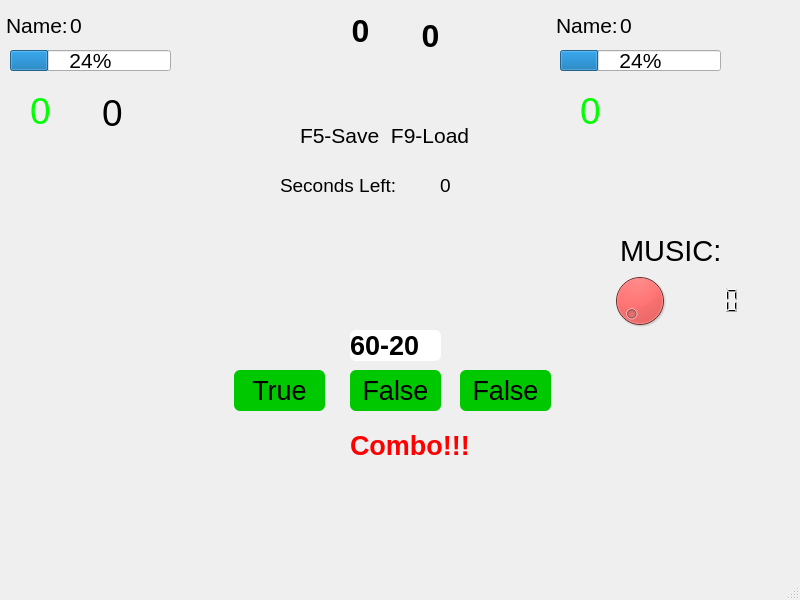
<?xml version="1.0" encoding="UTF-8"?>
<ui version="4.0">
 <class>SecondWindow</class>
 <widget class="QMainWindow" name="SecondWindow">
  <property name="geometry">
   <rect>
    <x>0</x>
    <y>0</y>
    <width>800</width>
    <height>600</height>
   </rect>
  </property>
  <property name="windowTitle">
   <string>MainWindow</string>
  </property>
  <property name="autoFillBackground">
   <bool>false</bool>
  </property>
  <property name="styleSheet">
   <string notr="true">background-image: url(:/background/bg.jpg);</string>
  </property>
  <property name="tabShape">
   <enum>QTabWidget::Rounded</enum>
  </property>
  <widget class="QWidget" name="centralwidget">
   <widget class="QPushButton" name="TrueButton">
    <property name="geometry">
     <rect>
      <x>234</x>
      <y>370</y>
      <width>91</width>
      <height>41</height>
     </rect>
    </property>
    <property name="sizePolicy">
     <sizepolicy hsizetype="Minimum" vsizetype="Fixed">
      <horstretch>0</horstretch>
      <verstretch>0</verstretch>
     </sizepolicy>
    </property>
    <property name="palette">
     <palette>
      <active>
       <colorrole role="Button">
        <brush brushstyle="SolidPattern">
         <color alpha="255">
          <red>0</red>
          <green>200</green>
          <blue>0</blue>
         </color>
        </brush>
       </colorrole>
       <colorrole role="Base">
        <brush brushstyle="SolidPattern">
         <color alpha="255">
          <red>0</red>
          <green>200</green>
          <blue>0</blue>
         </color>
        </brush>
       </colorrole>
       <colorrole role="Window">
        <brush brushstyle="SolidPattern">
         <color alpha="255">
          <red>0</red>
          <green>200</green>
          <blue>0</blue>
         </color>
        </brush>
       </colorrole>
      </active>
      <inactive>
       <colorrole role="Button">
        <brush brushstyle="SolidPattern">
         <color alpha="255">
          <red>0</red>
          <green>200</green>
          <blue>0</blue>
         </color>
        </brush>
       </colorrole>
       <colorrole role="Base">
        <brush brushstyle="SolidPattern">
         <color alpha="255">
          <red>0</red>
          <green>200</green>
          <blue>0</blue>
         </color>
        </brush>
       </colorrole>
       <colorrole role="Window">
        <brush brushstyle="SolidPattern">
         <color alpha="255">
          <red>0</red>
          <green>200</green>
          <blue>0</blue>
         </color>
        </brush>
       </colorrole>
      </inactive>
      <disabled>
       <colorrole role="Button">
        <brush brushstyle="SolidPattern">
         <color alpha="255">
          <red>0</red>
          <green>200</green>
          <blue>0</blue>
         </color>
        </brush>
       </colorrole>
       <colorrole role="Base">
        <brush brushstyle="SolidPattern">
         <color alpha="255">
          <red>0</red>
          <green>200</green>
          <blue>0</blue>
         </color>
        </brush>
       </colorrole>
       <colorrole role="Window">
        <brush brushstyle="SolidPattern">
         <color alpha="255">
          <red>0</red>
          <green>200</green>
          <blue>0</blue>
         </color>
        </brush>
       </colorrole>
      </disabled>
     </palette>
    </property>
    <property name="font">
     <font>
      <pointsize>20</pointsize>
     </font>
    </property>
    <property name="focusPolicy">
     <enum>Qt::StrongFocus</enum>
    </property>
    <property name="styleSheet">
     <string notr="true">background: rgb(0, 200, 0);
border-radius: 6px</string>
    </property>
    <property name="text">
     <string>True</string>
    </property>
   </widget>
   <widget class="QPushButton" name="Button1">
    <property name="geometry">
     <rect>
      <x>350</x>
      <y>370</y>
      <width>91</width>
      <height>41</height>
     </rect>
    </property>
    <property name="palette">
     <palette>
      <active>
       <colorrole role="WindowText">
        <brush brushstyle="SolidPattern">
         <color alpha="255">
          <red>0</red>
          <green>170</green>
          <blue>255</blue>
         </color>
        </brush>
       </colorrole>
       <colorrole role="Button">
        <brush brushstyle="SolidPattern">
         <color alpha="255">
          <red>0</red>
          <green>200</green>
          <blue>0</blue>
         </color>
        </brush>
       </colorrole>
       <colorrole role="Text">
        <brush brushstyle="SolidPattern">
         <color alpha="255">
          <red>85</red>
          <green>170</green>
          <blue>255</blue>
         </color>
        </brush>
       </colorrole>
       <colorrole role="ButtonText">
        <brush brushstyle="SolidPattern">
         <color alpha="255">
          <red>0</red>
          <green>0</green>
          <blue>0</blue>
         </color>
        </brush>
       </colorrole>
       <colorrole role="Base">
        <brush brushstyle="SolidPattern">
         <color alpha="255">
          <red>0</red>
          <green>200</green>
          <blue>0</blue>
         </color>
        </brush>
       </colorrole>
       <colorrole role="Window">
        <brush brushstyle="SolidPattern">
         <color alpha="255">
          <red>0</red>
          <green>200</green>
          <blue>0</blue>
         </color>
        </brush>
       </colorrole>
      </active>
      <inactive>
       <colorrole role="WindowText">
        <brush brushstyle="SolidPattern">
         <color alpha="255">
          <red>0</red>
          <green>170</green>
          <blue>255</blue>
         </color>
        </brush>
       </colorrole>
       <colorrole role="Button">
        <brush brushstyle="SolidPattern">
         <color alpha="255">
          <red>0</red>
          <green>200</green>
          <blue>0</blue>
         </color>
        </brush>
       </colorrole>
       <colorrole role="Text">
        <brush brushstyle="SolidPattern">
         <color alpha="255">
          <red>85</red>
          <green>170</green>
          <blue>255</blue>
         </color>
        </brush>
       </colorrole>
       <colorrole role="ButtonText">
        <brush brushstyle="SolidPattern">
         <color alpha="255">
          <red>0</red>
          <green>0</green>
          <blue>0</blue>
         </color>
        </brush>
       </colorrole>
       <colorrole role="Base">
        <brush brushstyle="SolidPattern">
         <color alpha="255">
          <red>0</red>
          <green>200</green>
          <blue>0</blue>
         </color>
        </brush>
       </colorrole>
       <colorrole role="Window">
        <brush brushstyle="SolidPattern">
         <color alpha="255">
          <red>0</red>
          <green>200</green>
          <blue>0</blue>
         </color>
        </brush>
       </colorrole>
      </inactive>
      <disabled>
       <colorrole role="WindowText">
        <brush brushstyle="SolidPattern">
         <color alpha="255">
          <red>120</red>
          <green>120</green>
          <blue>120</blue>
         </color>
        </brush>
       </colorrole>
       <colorrole role="Button">
        <brush brushstyle="SolidPattern">
         <color alpha="255">
          <red>0</red>
          <green>200</green>
          <blue>0</blue>
         </color>
        </brush>
       </colorrole>
       <colorrole role="Text">
        <brush brushstyle="SolidPattern">
         <color alpha="255">
          <red>120</red>
          <green>120</green>
          <blue>120</blue>
         </color>
        </brush>
       </colorrole>
       <colorrole role="ButtonText">
        <brush brushstyle="SolidPattern">
         <color alpha="255">
          <red>120</red>
          <green>120</green>
          <blue>120</blue>
         </color>
        </brush>
       </colorrole>
       <colorrole role="Base">
        <brush brushstyle="SolidPattern">
         <color alpha="255">
          <red>0</red>
          <green>200</green>
          <blue>0</blue>
         </color>
        </brush>
       </colorrole>
       <colorrole role="Window">
        <brush brushstyle="SolidPattern">
         <color alpha="255">
          <red>0</red>
          <green>200</green>
          <blue>0</blue>
         </color>
        </brush>
       </colorrole>
      </disabled>
     </palette>
    </property>
    <property name="font">
     <font>
      <pointsize>20</pointsize>
     </font>
    </property>
    <property name="contextMenuPolicy">
     <enum>Qt::DefaultContextMenu</enum>
    </property>
    <property name="styleSheet">
     <string notr="true">background: rgb(0, 200, 0);
border-radius: 6px
</string>
    </property>
    <property name="text">
     <string>False</string>
    </property>
    <property name="autoDefault">
     <bool>false</bool>
    </property>
    <property name="default">
     <bool>false</bool>
    </property>
   </widget>
   <widget class="QPushButton" name="Button2">
    <property name="geometry">
     <rect>
      <x>460</x>
      <y>370</y>
      <width>91</width>
      <height>41</height>
     </rect>
    </property>
    <property name="palette">
     <palette>
      <active>
       <colorrole role="Button">
        <brush brushstyle="SolidPattern">
         <color alpha="255">
          <red>0</red>
          <green>200</green>
          <blue>0</blue>
         </color>
        </brush>
       </colorrole>
       <colorrole role="Base">
        <brush brushstyle="SolidPattern">
         <color alpha="255">
          <red>0</red>
          <green>200</green>
          <blue>0</blue>
         </color>
        </brush>
       </colorrole>
       <colorrole role="Window">
        <brush brushstyle="SolidPattern">
         <color alpha="255">
          <red>0</red>
          <green>200</green>
          <blue>0</blue>
         </color>
        </brush>
       </colorrole>
      </active>
      <inactive>
       <colorrole role="Button">
        <brush brushstyle="SolidPattern">
         <color alpha="255">
          <red>0</red>
          <green>200</green>
          <blue>0</blue>
         </color>
        </brush>
       </colorrole>
       <colorrole role="Base">
        <brush brushstyle="SolidPattern">
         <color alpha="255">
          <red>0</red>
          <green>200</green>
          <blue>0</blue>
         </color>
        </brush>
       </colorrole>
       <colorrole role="Window">
        <brush brushstyle="SolidPattern">
         <color alpha="255">
          <red>0</red>
          <green>200</green>
          <blue>0</blue>
         </color>
        </brush>
       </colorrole>
      </inactive>
      <disabled>
       <colorrole role="Button">
        <brush brushstyle="SolidPattern">
         <color alpha="255">
          <red>0</red>
          <green>200</green>
          <blue>0</blue>
         </color>
        </brush>
       </colorrole>
       <colorrole role="Base">
        <brush brushstyle="SolidPattern">
         <color alpha="255">
          <red>0</red>
          <green>200</green>
          <blue>0</blue>
         </color>
        </brush>
       </colorrole>
       <colorrole role="Window">
        <brush brushstyle="SolidPattern">
         <color alpha="255">
          <red>0</red>
          <green>200</green>
          <blue>0</blue>
         </color>
        </brush>
       </colorrole>
      </disabled>
     </palette>
    </property>
    <property name="font">
     <font>
      <pointsize>20</pointsize>
     </font>
    </property>
    <property name="autoFillBackground">
     <bool>false</bool>
    </property>
    <property name="styleSheet">
     <string notr="true">background: rgb(0, 200, 0);
border-radius: 6px</string>
    </property>
    <property name="text">
     <string>False</string>
    </property>
   </widget>
   <widget class="QLabel" name="Question">
    <property name="geometry">
     <rect>
      <x>350</x>
      <y>330</y>
      <width>91</width>
      <height>31</height>
     </rect>
    </property>
    <property name="font">
     <font>
      <family>MS Shell Dlg 2</family>
      <pointsize>20</pointsize>
      <weight>75</weight>
      <italic>false</italic>
      <bold>true</bold>
     </font>
    </property>
    <property name="styleSheet">
     <string notr="true">background: rgb(255, 255, 255);
border-radius: 6px</string>
    </property>
    <property name="text">
     <string>60-20</string>
    </property>
   </widget>
   <widget class="QLabel" name="Name1">
    <property name="geometry">
     <rect>
      <x>6</x>
      <y>10</y>
      <width>61</width>
      <height>31</height>
     </rect>
    </property>
    <property name="font">
     <font>
      <pointsize>16</pointsize>
     </font>
    </property>
    <property name="toolTip">
     <string/>
    </property>
    <property name="whatsThis">
     <string>&lt;html&gt;&lt;head/&gt;&lt;body&gt;&lt;p&gt;hello&lt;/p&gt;&lt;p&gt;&lt;br/&gt;&lt;/p&gt;&lt;/body&gt;&lt;/html&gt;</string>
    </property>
    <property name="styleSheet">
     <string notr="true">background-color: rgb(255, 85, 255);
background: transparent;
border: none;
background-repeat: none;</string>
    </property>
    <property name="text">
     <string>Name:</string>
    </property>
   </widget>
   <widget class="QLabel" name="My_Name">
    <property name="geometry">
     <rect>
      <x>70</x>
      <y>10</y>
      <width>171</width>
      <height>31</height>
     </rect>
    </property>
    <property name="font">
     <font>
      <pointsize>16</pointsize>
     </font>
    </property>
    <property name="styleSheet">
     <string notr="true">background-color: rgb(255, 170, 255);
background: transparent;
border: none;
background-repeat: none;</string>
    </property>
    <property name="text">
     <string>0</string>
    </property>
   </widget>
   <widget class="QLabel" name="Enemy_Name">
    <property name="geometry">
     <rect>
      <x>620</x>
      <y>10</y>
      <width>151</width>
      <height>31</height>
     </rect>
    </property>
    <property name="font">
     <font>
      <pointsize>16</pointsize>
     </font>
    </property>
    <property name="styleSheet">
     <string notr="true">background-color: rgb(255, 170, 255);
background: transparent;
border: none;
background-repeat: none;</string>
    </property>
    <property name="text">
     <string>0</string>
    </property>
   </widget>
   <widget class="QLabel" name="Name2">
    <property name="geometry">
     <rect>
      <x>556</x>
      <y>10</y>
      <width>61</width>
      <height>31</height>
     </rect>
    </property>
    <property name="font">
     <font>
      <pointsize>16</pointsize>
     </font>
    </property>
    <property name="styleSheet">
     <string notr="true">background-color: rgb(255, 170, 255);
background: transparent;
border: none;
background-repeat: none;</string>
    </property>
    <property name="text">
     <string>Name:</string>
    </property>
   </widget>
   <widget class="QLabel" name="My_Power">
    <property name="geometry">
     <rect>
      <x>10</x>
      <y>80</y>
      <width>61</width>
      <height>61</height>
     </rect>
    </property>
    <property name="palette">
     <palette>
      <active>
       <colorrole role="WindowText">
        <brush brushstyle="SolidPattern">
         <color alpha="255">
          <red>0</red>
          <green>255</green>
          <blue>0</blue>
         </color>
        </brush>
       </colorrole>
       <colorrole role="Button">
        <brush brushstyle="SolidPattern">
         <color alpha="0">
          <red>0</red>
          <green>0</green>
          <blue>0</blue>
         </color>
        </brush>
       </colorrole>
       <colorrole role="Base">
        <brush brushstyle="SolidPattern">
         <color alpha="0">
          <red>0</red>
          <green>0</green>
          <blue>0</blue>
         </color>
        </brush>
       </colorrole>
       <colorrole role="Window">
        <brush brushstyle="SolidPattern">
         <color alpha="0">
          <red>0</red>
          <green>0</green>
          <blue>0</blue>
         </color>
        </brush>
       </colorrole>
      </active>
      <inactive>
       <colorrole role="WindowText">
        <brush brushstyle="SolidPattern">
         <color alpha="255">
          <red>0</red>
          <green>255</green>
          <blue>0</blue>
         </color>
        </brush>
       </colorrole>
       <colorrole role="Button">
        <brush brushstyle="SolidPattern">
         <color alpha="0">
          <red>0</red>
          <green>0</green>
          <blue>0</blue>
         </color>
        </brush>
       </colorrole>
       <colorrole role="Base">
        <brush brushstyle="SolidPattern">
         <color alpha="0">
          <red>0</red>
          <green>0</green>
          <blue>0</blue>
         </color>
        </brush>
       </colorrole>
       <colorrole role="Window">
        <brush brushstyle="SolidPattern">
         <color alpha="0">
          <red>0</red>
          <green>0</green>
          <blue>0</blue>
         </color>
        </brush>
       </colorrole>
      </inactive>
      <disabled>
       <colorrole role="WindowText">
        <brush brushstyle="SolidPattern">
         <color alpha="255">
          <red>120</red>
          <green>120</green>
          <blue>120</blue>
         </color>
        </brush>
       </colorrole>
       <colorrole role="Button">
        <brush brushstyle="SolidPattern">
         <color alpha="0">
          <red>0</red>
          <green>0</green>
          <blue>0</blue>
         </color>
        </brush>
       </colorrole>
       <colorrole role="Base">
        <brush brushstyle="SolidPattern">
         <color alpha="0">
          <red>0</red>
          <green>0</green>
          <blue>0</blue>
         </color>
        </brush>
       </colorrole>
       <colorrole role="Window">
        <brush brushstyle="SolidPattern">
         <color alpha="0">
          <red>0</red>
          <green>0</green>
          <blue>0</blue>
         </color>
        </brush>
       </colorrole>
      </disabled>
     </palette>
    </property>
    <property name="font">
     <font>
      <pointsize>28</pointsize>
     </font>
    </property>
    <property name="toolTip">
     <string>This is your power</string>
    </property>
    <property name="styleSheet">
     <string notr="true">#My_Power {
background-image: url(:/background/powerfist.png);
background-color: red;
background-color: transparent;
border: none;
background-repeat: none;
}</string>
    </property>
    <property name="text">
     <string>0</string>
    </property>
    <property name="alignment">
     <set>Qt::AlignCenter</set>
    </property>
   </widget>
   <widget class="QLabel" name="Enemy_Power">
    <property name="geometry">
     <rect>
      <x>560</x>
      <y>80</y>
      <width>61</width>
      <height>61</height>
     </rect>
    </property>
    <property name="palette">
     <palette>
      <active>
       <colorrole role="WindowText">
        <brush brushstyle="SolidPattern">
         <color alpha="255">
          <red>0</red>
          <green>255</green>
          <blue>0</blue>
         </color>
        </brush>
       </colorrole>
       <colorrole role="Button">
        <brush brushstyle="SolidPattern">
         <color alpha="0">
          <red>0</red>
          <green>0</green>
          <blue>0</blue>
         </color>
        </brush>
       </colorrole>
       <colorrole role="Base">
        <brush brushstyle="SolidPattern">
         <color alpha="0">
          <red>0</red>
          <green>0</green>
          <blue>0</blue>
         </color>
        </brush>
       </colorrole>
       <colorrole role="Window">
        <brush brushstyle="SolidPattern">
         <color alpha="0">
          <red>0</red>
          <green>0</green>
          <blue>0</blue>
         </color>
        </brush>
       </colorrole>
      </active>
      <inactive>
       <colorrole role="WindowText">
        <brush brushstyle="SolidPattern">
         <color alpha="255">
          <red>0</red>
          <green>255</green>
          <blue>0</blue>
         </color>
        </brush>
       </colorrole>
       <colorrole role="Button">
        <brush brushstyle="SolidPattern">
         <color alpha="0">
          <red>0</red>
          <green>0</green>
          <blue>0</blue>
         </color>
        </brush>
       </colorrole>
       <colorrole role="Base">
        <brush brushstyle="SolidPattern">
         <color alpha="0">
          <red>0</red>
          <green>0</green>
          <blue>0</blue>
         </color>
        </brush>
       </colorrole>
       <colorrole role="Window">
        <brush brushstyle="SolidPattern">
         <color alpha="0">
          <red>0</red>
          <green>0</green>
          <blue>0</blue>
         </color>
        </brush>
       </colorrole>
      </inactive>
      <disabled>
       <colorrole role="WindowText">
        <brush brushstyle="SolidPattern">
         <color alpha="255">
          <red>120</red>
          <green>120</green>
          <blue>120</blue>
         </color>
        </brush>
       </colorrole>
       <colorrole role="Button">
        <brush brushstyle="SolidPattern">
         <color alpha="0">
          <red>0</red>
          <green>0</green>
          <blue>0</blue>
         </color>
        </brush>
       </colorrole>
       <colorrole role="Base">
        <brush brushstyle="SolidPattern">
         <color alpha="0">
          <red>0</red>
          <green>0</green>
          <blue>0</blue>
         </color>
        </brush>
       </colorrole>
       <colorrole role="Window">
        <brush brushstyle="SolidPattern">
         <color alpha="0">
          <red>0</red>
          <green>0</green>
          <blue>0</blue>
         </color>
        </brush>
       </colorrole>
      </disabled>
     </palette>
    </property>
    <property name="font">
     <font>
      <pointsize>28</pointsize>
     </font>
    </property>
    <property name="toolTip">
     <string>Enemys power</string>
    </property>
    <property name="styleSheet">
     <string notr="true">#Enemy_Power {
background-image: url(:/background/powerfist.png);
background-color: red;
background-color: transparent;
border: none;
background-repeat: none;
}</string>
    </property>
    <property name="text">
     <string>0</string>
    </property>
    <property name="alignment">
     <set>Qt::AlignCenter</set>
    </property>
   </widget>
   <widget class="QLabel" name="coins">
    <property name="geometry">
     <rect>
      <x>400</x>
      <y>0</y>
      <width>61</width>
      <height>71</height>
     </rect>
    </property>
    <property name="font">
     <font>
      <pointsize>24</pointsize>
      <weight>75</weight>
      <bold>true</bold>
     </font>
    </property>
    <property name="toolTip">
     <string>This is your money</string>
    </property>
    <property name="autoFillBackground">
     <bool>false</bool>
    </property>
    <property name="styleSheet">
     <string notr="true">#coins {
background-image: url(:/background/Coin.png);
background-color: black;
background-color: transparent;
border: none;
background-repeat: none;
}</string>
    </property>
    <property name="text">
     <string>0</string>
    </property>
    <property name="alignment">
     <set>Qt::AlignCenter</set>
    </property>
   </widget>
   <widget class="QLabel" name="recovery">
    <property name="geometry">
     <rect>
      <x>80</x>
      <y>80</y>
      <width>65</width>
      <height>65</height>
     </rect>
    </property>
    <property name="palette">
     <palette>
      <active>
       <colorrole role="Button">
        <brush brushstyle="SolidPattern">
         <color alpha="0">
          <red>0</red>
          <green>0</green>
          <blue>0</blue>
         </color>
        </brush>
       </colorrole>
       <colorrole role="Base">
        <brush brushstyle="SolidPattern">
         <color alpha="0">
          <red>0</red>
          <green>0</green>
          <blue>0</blue>
         </color>
        </brush>
       </colorrole>
       <colorrole role="Window">
        <brush brushstyle="SolidPattern">
         <color alpha="0">
          <red>0</red>
          <green>0</green>
          <blue>0</blue>
         </color>
        </brush>
       </colorrole>
      </active>
      <inactive>
       <colorrole role="Button">
        <brush brushstyle="SolidPattern">
         <color alpha="0">
          <red>0</red>
          <green>0</green>
          <blue>0</blue>
         </color>
        </brush>
       </colorrole>
       <colorrole role="Base">
        <brush brushstyle="SolidPattern">
         <color alpha="0">
          <red>0</red>
          <green>0</green>
          <blue>0</blue>
         </color>
        </brush>
       </colorrole>
       <colorrole role="Window">
        <brush brushstyle="SolidPattern">
         <color alpha="0">
          <red>0</red>
          <green>0</green>
          <blue>0</blue>
         </color>
        </brush>
       </colorrole>
      </inactive>
      <disabled>
       <colorrole role="Button">
        <brush brushstyle="SolidPattern">
         <color alpha="0">
          <red>0</red>
          <green>0</green>
          <blue>0</blue>
         </color>
        </brush>
       </colorrole>
       <colorrole role="Base">
        <brush brushstyle="SolidPattern">
         <color alpha="0">
          <red>0</red>
          <green>0</green>
          <blue>0</blue>
         </color>
        </brush>
       </colorrole>
       <colorrole role="Window">
        <brush brushstyle="SolidPattern">
         <color alpha="0">
          <red>0</red>
          <green>0</green>
          <blue>0</blue>
         </color>
        </brush>
       </colorrole>
      </disabled>
     </palette>
    </property>
    <property name="font">
     <font>
      <pointsize>28</pointsize>
     </font>
    </property>
    <property name="toolTip">
     <string>This is your recovery</string>
    </property>
    <property name="styleSheet">
     <string notr="true">#recovery {
background-image: url(:/background/recovery.png);
background-color: black;
background-color: transparent;
border: none;
background-repeat: none;
}</string>
    </property>
    <property name="text">
     <string>0</string>
    </property>
    <property name="alignment">
     <set>Qt::AlignCenter</set>
    </property>
   </widget>
   <widget class="QLabel" name="level">
    <property name="geometry">
     <rect>
      <x>330</x>
      <y>0</y>
      <width>61</width>
      <height>61</height>
     </rect>
    </property>
    <property name="font">
     <font>
      <pointsize>24</pointsize>
      <weight>75</weight>
      <bold>true</bold>
     </font>
    </property>
    <property name="toolTip">
     <string>This is your level</string>
    </property>
    <property name="styleSheet">
     <string notr="true">
#level {
background-image: url(:/background/Level.png);
background-color: black;
background-color: transparent;
border: none;
background-repeat: none;
}</string>
    </property>
    <property name="text">
     <string>0</string>
    </property>
    <property name="alignment">
     <set>Qt::AlignCenter</set>
    </property>
   </widget>
   <widget class="QLabel" name="seconds1">
    <property name="geometry">
     <rect>
      <x>280</x>
      <y>170</y>
      <width>151</width>
      <height>31</height>
     </rect>
    </property>
    <property name="font">
     <font>
      <pointsize>14</pointsize>
     </font>
    </property>
    <property name="styleSheet">
     <string notr="true">background-color: rgb(255, 255, 255);
background: transparent;
border: none;
background-repeat: none;</string>
    </property>
    <property name="frameShadow">
     <enum>QFrame::Plain</enum>
    </property>
    <property name="lineWidth">
     <number>1</number>
    </property>
    <property name="text">
     <string>Seconds Left:</string>
    </property>
   </widget>
   <widget class="QLabel" name="seconds_left">
    <property name="geometry">
     <rect>
      <x>440</x>
      <y>170</y>
      <width>71</width>
      <height>31</height>
     </rect>
    </property>
    <property name="font">
     <font>
      <pointsize>14</pointsize>
     </font>
    </property>
    <property name="styleSheet">
     <string notr="true">background-color: rgb(255, 255, 255);
background: transparent;
border: none;
background-repeat: none;</string>
    </property>
    <property name="text">
     <string>0</string>
    </property>
   </widget>
   <widget class="QLabel" name="music">
    <property name="geometry">
     <rect>
      <x>620</x>
      <y>230</y>
      <width>111</width>
      <height>41</height>
     </rect>
    </property>
    <property name="palette">
     <palette>
      <active>
       <colorrole role="Button">
        <brush brushstyle="SolidPattern">
         <color alpha="0">
          <red>0</red>
          <green>0</green>
          <blue>0</blue>
         </color>
        </brush>
       </colorrole>
       <colorrole role="Base">
        <brush brushstyle="SolidPattern">
         <color alpha="0">
          <red>0</red>
          <green>0</green>
          <blue>0</blue>
         </color>
        </brush>
       </colorrole>
       <colorrole role="Window">
        <brush brushstyle="SolidPattern">
         <color alpha="0">
          <red>0</red>
          <green>0</green>
          <blue>0</blue>
         </color>
        </brush>
       </colorrole>
      </active>
      <inactive>
       <colorrole role="Button">
        <brush brushstyle="SolidPattern">
         <color alpha="0">
          <red>0</red>
          <green>0</green>
          <blue>0</blue>
         </color>
        </brush>
       </colorrole>
       <colorrole role="Base">
        <brush brushstyle="SolidPattern">
         <color alpha="0">
          <red>0</red>
          <green>0</green>
          <blue>0</blue>
         </color>
        </brush>
       </colorrole>
       <colorrole role="Window">
        <brush brushstyle="SolidPattern">
         <color alpha="0">
          <red>0</red>
          <green>0</green>
          <blue>0</blue>
         </color>
        </brush>
       </colorrole>
      </inactive>
      <disabled>
       <colorrole role="Button">
        <brush brushstyle="SolidPattern">
         <color alpha="0">
          <red>0</red>
          <green>0</green>
          <blue>0</blue>
         </color>
        </brush>
       </colorrole>
       <colorrole role="Base">
        <brush brushstyle="SolidPattern">
         <color alpha="0">
          <red>0</red>
          <green>0</green>
          <blue>0</blue>
         </color>
        </brush>
       </colorrole>
       <colorrole role="Window">
        <brush brushstyle="SolidPattern">
         <color alpha="0">
          <red>0</red>
          <green>0</green>
          <blue>0</blue>
         </color>
        </brush>
       </colorrole>
      </disabled>
     </palette>
    </property>
    <property name="font">
     <font>
      <pointsize>22</pointsize>
     </font>
    </property>
    <property name="styleSheet">
     <string notr="true">
background-color: rgb(255, 255, 255);
background: transparent;
border: none;
background-repeat: none;</string>
    </property>
    <property name="text">
     <string>MUSIC:</string>
    </property>
   </widget>
   <widget class="QDial" name="mixer">
    <property name="geometry">
     <rect>
      <x>609</x>
      <y>260</y>
      <width>61</width>
      <height>81</height>
     </rect>
    </property>
    <property name="styleSheet">
     <string notr="true">background-color: rgb(255, 0, 0);</string>
    </property>
   </widget>
   <widget class="QLCDNumber" name="audio">
    <property name="geometry">
     <rect>
      <x>670</x>
      <y>280</y>
      <width>71</width>
      <height>41</height>
     </rect>
    </property>
    <property name="font">
     <font>
      <family>MS Serif</family>
      <pointsize>22</pointsize>
     </font>
    </property>
    <property name="styleSheet">
     <string notr="true">background-color: rgb(255, 255, 255);
background: transparent;
border: none;
background-repeat: none;</string>
    </property>
   </widget>
   <widget class="QLabel" name="Character">
    <property name="geometry">
     <rect>
      <x>230</x>
      <y>430</y>
      <width>128</width>
      <height>128</height>
     </rect>
    </property>
    <property name="autoFillBackground">
     <bool>false</bool>
    </property>
    <property name="styleSheet">
     <string notr="true">background-image: url(:/my_character/Character/Idle_000.png);
</string>
    </property>
    <property name="text">
     <string/>
    </property>
   </widget>
   <widget class="QLabel" name="Opponent">
    <property name="geometry">
     <rect>
      <x>360</x>
      <y>420</y>
      <width>256</width>
      <height>146</height>
     </rect>
    </property>
    <property name="sizePolicy">
     <sizepolicy hsizetype="Preferred" vsizetype="Preferred">
      <horstretch>0</horstretch>
      <verstretch>0</verstretch>
     </sizepolicy>
    </property>
    <property name="sizeIncrement">
     <size>
      <width>0</width>
      <height>0</height>
     </size>
    </property>
    <property name="toolTip">
     <string>T</string>
    </property>
    <property name="autoFillBackground">
     <bool>false</bool>
    </property>
    <property name="styleSheet">
     <string notr="true">background-image: url(:/Scorpion/Scorpion/Attack__000.png);</string>
    </property>
    <property name="midLineWidth">
     <number>3</number>
    </property>
    <property name="text">
     <string/>
    </property>
   </widget>
   <widget class="QLabel" name="Combo">
    <property name="geometry">
     <rect>
      <x>350</x>
      <y>430</y>
      <width>121</width>
      <height>31</height>
     </rect>
    </property>
    <property name="palette">
     <palette>
      <active>
       <colorrole role="WindowText">
        <brush brushstyle="SolidPattern">
         <color alpha="255">
          <red>255</red>
          <green>0</green>
          <blue>0</blue>
         </color>
        </brush>
       </colorrole>
       <colorrole role="Button">
        <brush brushstyle="SolidPattern">
         <color alpha="0">
          <red>0</red>
          <green>0</green>
          <blue>0</blue>
         </color>
        </brush>
       </colorrole>
       <colorrole role="Base">
        <brush brushstyle="SolidPattern">
         <color alpha="0">
          <red>0</red>
          <green>0</green>
          <blue>0</blue>
         </color>
        </brush>
       </colorrole>
       <colorrole role="Window">
        <brush brushstyle="SolidPattern">
         <color alpha="0">
          <red>0</red>
          <green>0</green>
          <blue>0</blue>
         </color>
        </brush>
       </colorrole>
      </active>
      <inactive>
       <colorrole role="WindowText">
        <brush brushstyle="SolidPattern">
         <color alpha="255">
          <red>255</red>
          <green>0</green>
          <blue>0</blue>
         </color>
        </brush>
       </colorrole>
       <colorrole role="Button">
        <brush brushstyle="SolidPattern">
         <color alpha="0">
          <red>0</red>
          <green>0</green>
          <blue>0</blue>
         </color>
        </brush>
       </colorrole>
       <colorrole role="Base">
        <brush brushstyle="SolidPattern">
         <color alpha="0">
          <red>0</red>
          <green>0</green>
          <blue>0</blue>
         </color>
        </brush>
       </colorrole>
       <colorrole role="Window">
        <brush brushstyle="SolidPattern">
         <color alpha="0">
          <red>0</red>
          <green>0</green>
          <blue>0</blue>
         </color>
        </brush>
       </colorrole>
      </inactive>
      <disabled>
       <colorrole role="WindowText">
        <brush brushstyle="SolidPattern">
         <color alpha="255">
          <red>120</red>
          <green>120</green>
          <blue>120</blue>
         </color>
        </brush>
       </colorrole>
       <colorrole role="Button">
        <brush brushstyle="SolidPattern">
         <color alpha="0">
          <red>0</red>
          <green>0</green>
          <blue>0</blue>
         </color>
        </brush>
       </colorrole>
       <colorrole role="Base">
        <brush brushstyle="SolidPattern">
         <color alpha="0">
          <red>0</red>
          <green>0</green>
          <blue>0</blue>
         </color>
        </brush>
       </colorrole>
       <colorrole role="Window">
        <brush brushstyle="SolidPattern">
         <color alpha="0">
          <red>0</red>
          <green>0</green>
          <blue>0</blue>
         </color>
        </brush>
       </colorrole>
      </disabled>
     </palette>
    </property>
    <property name="font">
     <font>
      <pointsize>20</pointsize>
      <weight>75</weight>
      <italic>false</italic>
      <bold>true</bold>
      <underline>false</underline>
      <strikeout>false</strikeout>
     </font>
    </property>
    <property name="styleSheet">
     <string notr="true">background: transparent;
border: none;
background-repeat: none;</string>
    </property>
    <property name="text">
     <string>Combo!!!</string>
    </property>
   </widget>
   <widget class="QProgressBar" name="progressBar">
    <property name="geometry">
     <rect>
      <x>10</x>
      <y>50</y>
      <width>161</width>
      <height>21</height>
     </rect>
    </property>
    <property name="font">
     <font>
      <pointsize>16</pointsize>
     </font>
    </property>
    <property name="toolTip">
     <string>This is your health</string>
    </property>
    <property name="value">
     <number>24</number>
    </property>
   </widget>
   <widget class="QProgressBar" name="progressBar1">
    <property name="geometry">
     <rect>
      <x>560</x>
      <y>50</y>
      <width>161</width>
      <height>21</height>
     </rect>
    </property>
    <property name="font">
     <font>
      <pointsize>16</pointsize>
     </font>
    </property>
    <property name="toolTip">
     <string>This is health of your  opponent</string>
    </property>
    <property name="value">
     <number>24</number>
    </property>
   </widget>
   <widget class="QLabel" name="save_load">
    <property name="geometry">
     <rect>
      <x>300</x>
      <y>110</y>
      <width>171</width>
      <height>51</height>
     </rect>
    </property>
    <property name="font">
     <font>
      <pointsize>16</pointsize>
     </font>
    </property>
    <property name="styleSheet">
     <string notr="true">background: transparent;
border: none;
background-repeat: none;
</string>
    </property>
    <property name="text">
     <string>F5-Save  F9-Load</string>
    </property>
   </widget>
  </widget>
  <widget class="QMenuBar" name="menubar">
   <property name="geometry">
    <rect>
     <x>0</x>
     <y>0</y>
     <width>800</width>
     <height>21</height>
    </rect>
   </property>
  </widget>
  <widget class="QStatusBar" name="statusbar"/>
 </widget>
 <resources/>
 <connections/>
</ui>
